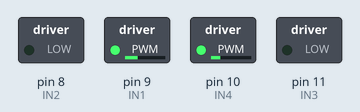
Bench run of a sketch on a simulated Arduino Uno, built with avr-gcc and run on an emulated ATmega328P. Shown: switched loads named in the sketch (green lamp = pin HIGH).

Above: at 0.1 s.
Timing chart, 0 to 1.6 s (numbered marks = the images above):
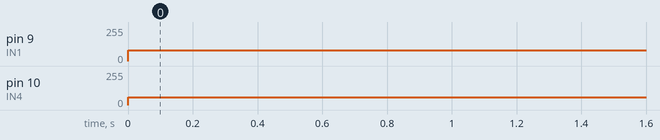

The sketch:

Robot.ino
```cpp
#include <arduino.h>
#include <ps2.h>

#define IN2	8
#define IN1 9
#define IN4	10
#define IN3	11
#define MAX_SPEED 255 //từ 0-255
#define MIN_SPEED 0

char tempX,tempY;
int16_t mstat;
int16_t mx,my;
PS2 mouse(6,7); // 7-vang-clock, 6 xanh-data
void setup()
{
	pinMode(IN1, OUTPUT);
	pinMode(IN2, OUTPUT);
	pinMode(IN3, OUTPUT);
	pinMode(IN4, OUTPUT);
   Serial.begin(9600);
 // mouse_init();
}

void motor_Dung() {
	digitalWrite(IN1, LOW);
	digitalWrite(IN2, LOW);
	digitalWrite(IN3, LOW);
	digitalWrite(IN4, LOW);
}

void motor_1_Tien(int speed)
{ //speed: từ 0 - MAX_SPEED
	speed = constrain(speed, MIN_SPEED, MAX_SPEED);//đảm báo giá trị nằm trong một khoảng từ 0 - MAX_SPEED
	analogWrite(IN1, speed);
	digitalWrite(IN2, LOW);
}
void motor_2_Tien(int speed) { //speed: từ 0 - MAX_SPEED
	speed = constrain(speed, MIN_SPEED, MAX_SPEED);//đảm báo giá trị nằm trong một khoảng từ 0 - MAX_SPEED
	digitalWrite(IN3, LOW);
	analogWrite(IN4, speed );
}
void motor_1_Lui(int speed) {
	speed = constrain(speed, MIN_SPEED, MAX_SPEED);//đảm báo giá trị nằm trong một khoảng từ 0 - MAX_SPEED
	digitalWrite(IN1, LOW);// chân này không có PWM
	analogWrite(IN2, speed);
}

void motor_2_Lui(int speed) {
	speed = constrain(speed, MIN_SPEED, MAX_SPEED);//đảm báo giátrị nằm trong một khoảng từ 0 - MAX_SPEED
	analogWrite(IN4, speed);
	digitalWrite(IN3, HIGH);// chân này không có PWM
}

void mouse_init()
{
  mouse.write(0xff);  // reset
  mouse.read();  // ack byte
  mouse.read();  // blank */
  mouse.read();  // blank */
  mouse.write(0xf0);  // remote mode
  mouse.read();  // ack
  delayMicroseconds(100);
}
void co_read ()
{
  mouse.write(0xeb);  // give me data!
  mouse.read();      // ignore ack
  mstat = mouse.read();
  mx = mouse.read();
  my = mouse.read();
 if(mx==129)
 tempX--;
 else if(mx==127)
 tempX++;
 if(my==129)
 tempY--;
 else if(my==127)
 tempY++;
}

 void go_round_right(void)
 {
        motor_1_Tien(45); // motor 1 tiến
	motor_2_Tien(72); //motor 2 tiến
 }
 void go_round_left(void)
 {
        motor_1_Tien(80); // motor 1 tiến
	motor_2_Tien(58); //motor 2 tiến
 }

 void go_straight(void)
 {
       motor_1_Tien(87);
       motor_2_Tien(82);

 }
 void go_buff()
 {
       motor_1_Tien(100);
       motor_2_Tien(95);

  }
 void turn_right()
 {
       motor_1_Lui(100);
       motor_2_Tien(100);
 }
 void turn_left()
 {
       motor_1_Tien(54);
       motor_2_Tien(0);
 }
 void square()
 {
        go_straight(); // motor 1 tiến
        delay(7000);
	      turn_right();
        delay(2550);
        motor_Dung();
        delay(500);
 }
void loop()
{
        go_round_left();
        delay(2500);

        /*go_straight();
        delay(4000);
        turn_right();
        delay(2550);
        motor_Dung();
        delay(500); */

}
```

Measured:
- by itself, pin 9 (IN1): 0/255 → 80/255 at 0.00 s
- by itself, pin 10 (IN4): 0/255 → 58/255 at 0.00 s
